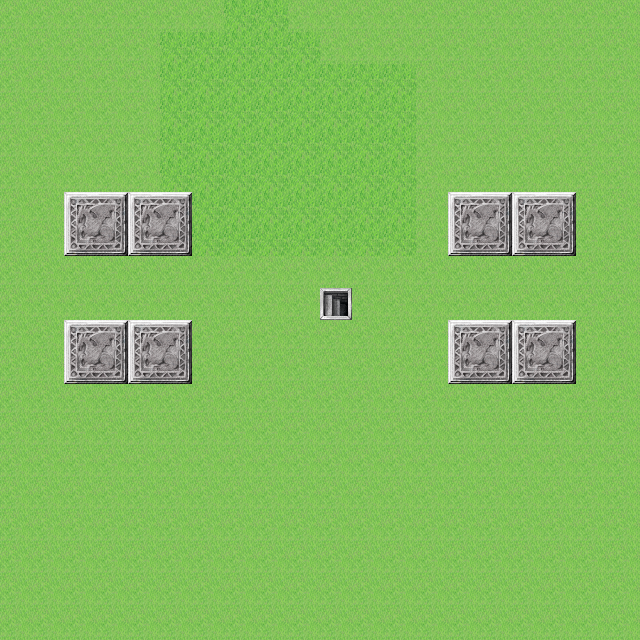

A 2D game scene composited from a Tiled map and its tileset images. What follows is a short description and the map's XML, with each tile layer's data collapsed to a summary:
An orthogonal 20x20 tile map with 32x32 px tiles, 3 tile layers (ground, collision, objects), 2 tilesets and 3 objects (playerinit, transitionEvent).

<map version="1.0" orientation="orthogonal" renderorder="right-down" width="20" height="20" tilewidth="32" tileheight="32" nextobjectid="21">
 <tileset firstgid="1" name="Outside_A5" tilewidth="32" tileheight="32">
  <image source="Outside_A5.png" width="256" height="512" />
 </tileset>
 <tileset firstgid="129" name="Inside_B" tilewidth="32" tileheight="32">
  <image source="Inside_B.png" width="512" height="512" />
 </tileset>
 <layer name="ground" width="20" height="20">
  <data>[400 cells, 400 non-empty, 2 distinct tile ids]</data>
 </layer>
 <objectgroup name="player">
  <object id="1" name="playerinit" x="33" y="92" width="27" height="38" />
 </objectgroup>
 <layer name="collision" width="20" height="20">
  <data>[400 cells, 32 non-empty, 4 distinct tile ids]</data>
 </layer>
 <layer name="objects" width="20" height="20">
  <data>[400 cells, 1 non-empty, 1 distinct tile ids]</data>
 </layer>
 <objectgroup name="Event">
  <object id="11" x="612" y="18" height="1" />
  <object id="20" name="transitionEvent" x="336" y="305.333" />
 </objectgroup>
</map>
